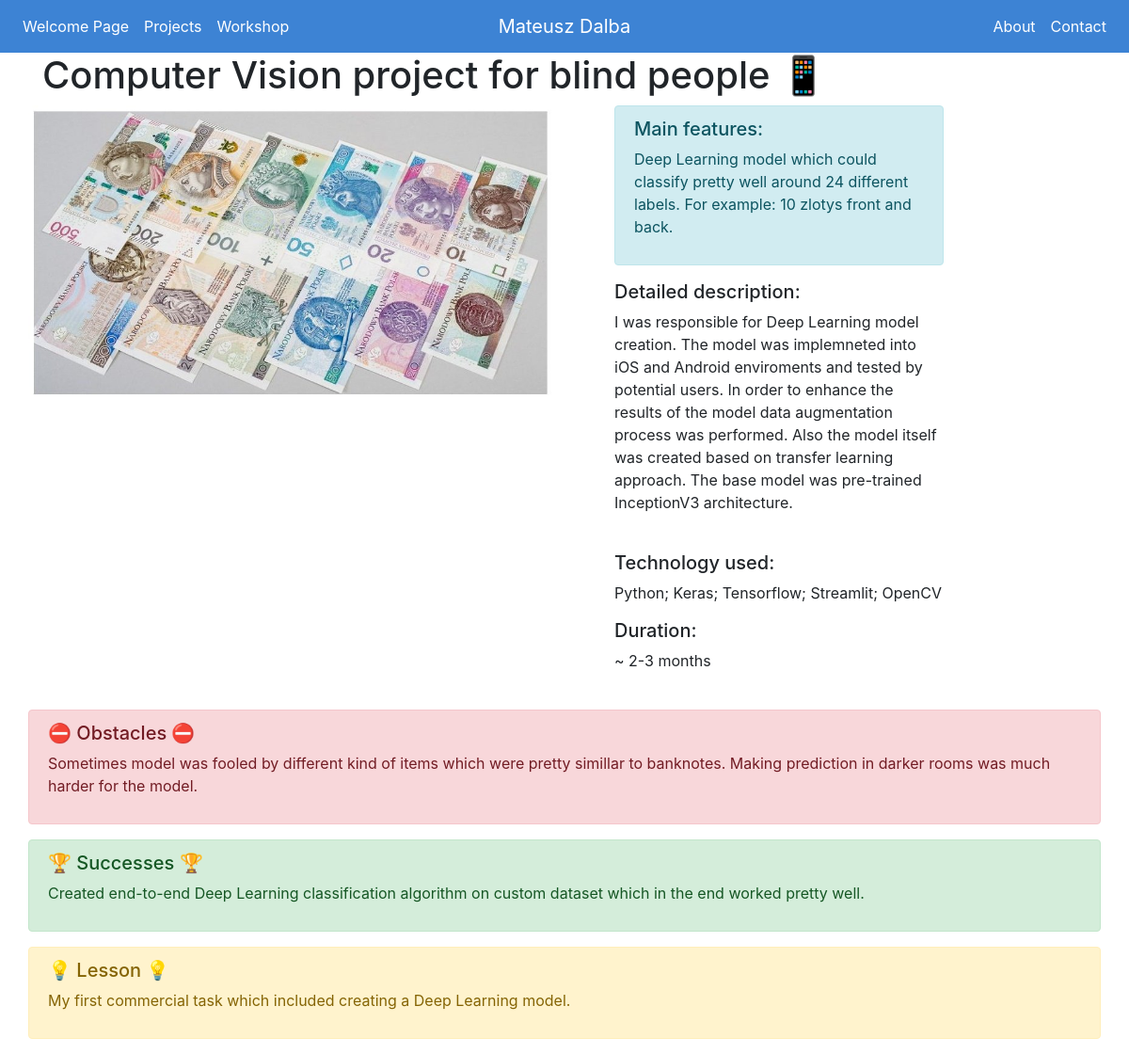
/projects/6/, run on the app's committed database.
### projects/models.py (models this page shows, shortened)
class Project(models.Model):
    title = models.CharField(max_length=100)
    short_description = models.TextField(default = 'Empty')
    main_features = models.TextField(default ='Empty')
    duration = models.CharField(max_length=100)
    description = models.TextField(default = 'Empty')
    technology = models.CharField(max_length=200)
    image = models.FilePathField(path='projects/static/img/')
    video_url = models.CharField(max_length=500)
    obstacles = models.TextField(default = 'Empty')
    successes = models.TextField(default = 'Empty')
    learn = models.TextField(default = 'Empty')

### projects/views.py (the view)
# urls.py: path("<int:pk>/", views.project_detail, name='project_detail'),
def project_detail(request, pk):
    project = Project.objects.get(pk=pk)
    context = {
        'projects':project
    }
    return render(request, 'project_detail.html', context)

### projects/templates/project_detail.html (shortened to what this page needs)
{% extends "base.html" %}
{% load static %}
{% block page_content %}
<h1>{{ projects.title }}</h1>
    {% if projects.video_url == 'not avaliable' %}
    <div class="row">
        <img width="560" height='315' src="{% static projects.image %}">
            <div class="col-md-4 ml-5">
                <div class="alert alert-info" role="alert">
                    <h5>Main features: </h5>
                    <p>{{ projects.main_features }}</p>
                </div>
                <h5>Detailed description:</h5>
                <p>{{ projects.description }}</p>
                <br>
                <h5>Technology used:</h5>
                <p>{{ projects.technology }}</p>
                <h5>Duration:</h5>
                <p>{{ projects.duration }}</p>
            </div>
    </div>
    <div class="row">
        <div class="'col-md-8">
            <br>
            <div class="alert alert-danger" role="alert">
                <h5>⛔ Obstacles ⛔</h5>
                <p>{{ projects.obstacles }}</p>
             </div>
            <div class="alert alert-success" role="alert">
                <h5>🏆 Successes 🏆</h5>
                <p>{{ projects.successes }}</p>
            </div>
            <div class="alert alert-warning" role="alert">
                <h5>💡 Lesson 💡</h5>
                <p>{{ projects.learn }} </p>
            </div>
        </div>
    </div>
    {% endif %}
{% endblock %}

### data on the page
Project: title "Computer Vision project for blind people 📱", image (picture), main_features "Deep Learning model which could classify pretty well around 24 different labels. For example: 10 zlotys front and back.", description "I was responsible for Deep Learning model creation. The model was implemneted into iOS and Android enviroments and tested by potential users. In order to enhance the results of the model data augmentation process was performed. Also the model itself was created based on transfer learning approach. The base model was pre-trained InceptionV3 architecture.", technology "Python; Keras; Tensorflow; Streamlit; OpenCV", duration "~ 2-3 months", obstacles "Sometimes model was fooled by different kind of items which were pretty simillar to banknotes. Making prediction in darker rooms was much harder for the model.", successes "Created end-to-end Deep Learning classification algorithm on custom dataset which in the end worked pretty well.", learn "My first commercial task which included creating a Deep Learning model."
